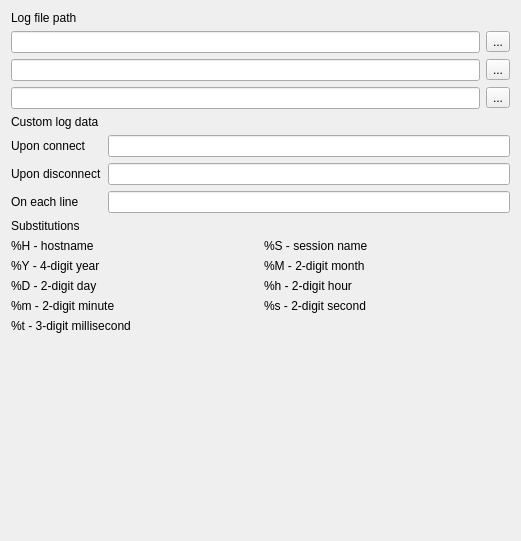
<?xml version="1.0" encoding="UTF-8"?>
<ui version="4.0">
 <class>GlobalOptionsLogFileWidget</class>
 <widget class="QWidget" name="GlobalOptionsLogFileWidget">
  <property name="geometry">
   <rect>
    <x>0</x>
    <y>0</y>
    <width>521</width>
    <height>541</height>
   </rect>
  </property>
  <layout class="QVBoxLayout" name="verticalLayout">
   <item>
    <widget class="QLabel" name="label_15">
     <property name="text">
      <string>Log file path</string>
     </property>
    </widget>
   </item>
   <item>
    <layout class="QGridLayout" name="gridLayout_2">
     <item row="1" column="0">
      <widget class="QLineEdit" name="lineEditRawLogFilePath"/>
     </item>
     <item row="3" column="0">
      <widget class="QLineEdit" name="lineEditScriptLogFilePath"/>
     </item>
     <item row="3" column="2">
      <widget class="QToolButton" name="toolButtonScriptLogFilePath">
       <property name="text">
        <string>...</string>
       </property>
      </widget>
     </item>
     <item row="1" column="2">
      <widget class="QToolButton" name="toolButtonRawLogFilePath">
       <property name="text">
        <string>...</string>
       </property>
      </widget>
     </item>
     <item row="0" column="0">
      <widget class="QLineEdit" name="lineEditLogFilePath">
       <property name="sizePolicy">
        <sizepolicy hsizetype="Expanding" vsizetype="Fixed">
         <horstretch>0</horstretch>
         <verstretch>0</verstretch>
        </sizepolicy>
       </property>
      </widget>
     </item>
     <item row="0" column="2">
      <widget class="QToolButton" name="toolButtonLogFilePath">
       <property name="text">
        <string>...</string>
       </property>
      </widget>
     </item>
    </layout>
   </item>
   <item>
    <widget class="QLabel" name="label_10">
     <property name="text">
      <string>Custom log data</string>
     </property>
    </widget>
   </item>
   <item>
    <layout class="QFormLayout" name="formLayout">
     <item row="0" column="0">
      <widget class="QLabel" name="label_8">
       <property name="text">
        <string>Upon connect</string>
       </property>
      </widget>
     </item>
     <item row="0" column="1">
      <widget class="QLineEdit" name="lineEditUponConnect"/>
     </item>
     <item row="1" column="0">
      <widget class="QLabel" name="label_9">
       <property name="text">
        <string>Upon disconnect</string>
       </property>
      </widget>
     </item>
     <item row="1" column="1">
      <widget class="QLineEdit" name="lineEditUponDisconnect"/>
     </item>
     <item row="2" column="0">
      <widget class="QLabel" name="label">
       <property name="text">
        <string>On each line</string>
       </property>
      </widget>
     </item>
     <item row="2" column="1">
      <widget class="QLineEdit" name="lineEditOnEachLine"/>
     </item>
    </layout>
   </item>
   <item>
    <widget class="QLabel" name="label_11">
     <property name="text">
      <string>Substitutions</string>
     </property>
    </widget>
   </item>
   <item>
    <layout class="QGridLayout" name="gridLayout">
     <item row="4" column="1">
      <widget class="QLabel" name="label_13">
       <property name="text">
        <string>%s - 2-digit second</string>
       </property>
      </widget>
     </item>
     <item row="0" column="0">
      <widget class="QLabel" name="label_2">
       <property name="text">
        <string>%H - hostname</string>
       </property>
      </widget>
     </item>
     <item row="2" column="0">
      <widget class="QLabel" name="label_6">
       <property name="text">
        <string>%D - 2-digit day</string>
       </property>
      </widget>
     </item>
     <item row="1" column="1">
      <widget class="QLabel" name="label_3">
       <property name="text">
        <string>%M - 2-digit month</string>
       </property>
      </widget>
     </item>
     <item row="0" column="1">
      <widget class="QLabel" name="label_5">
       <property name="text">
        <string>%S - session name</string>
       </property>
      </widget>
     </item>
     <item row="1" column="0">
      <widget class="QLabel" name="label_12">
       <property name="text">
        <string>%Y - 4-digit year</string>
       </property>
      </widget>
     </item>
     <item row="2" column="1">
      <widget class="QLabel" name="label_4">
       <property name="text">
        <string>%h - 2-digit hour</string>
       </property>
      </widget>
     </item>
     <item row="4" column="0">
      <widget class="QLabel" name="label_7">
       <property name="text">
        <string>%m - 2-digit minute</string>
       </property>
      </widget>
     </item>
     <item row="5" column="0">
      <widget class="QLabel" name="label_14">
       <property name="text">
        <string>%t - 3-digit millisecond</string>
       </property>
      </widget>
     </item>
    </layout>
   </item>
   <item>
    <spacer name="verticalSpacer">
     <property name="orientation">
      <enum>Qt::Vertical</enum>
     </property>
     <property name="sizeHint" stdset="0">
      <size>
       <width>20</width>
       <height>40</height>
      </size>
     </property>
    </spacer>
   </item>
  </layout>
 </widget>
 <resources/>
 <connections/>
</ui>
